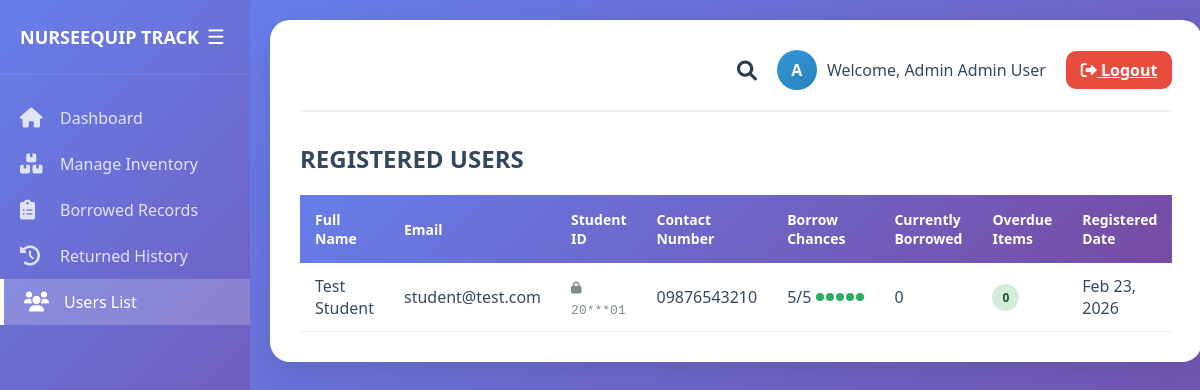
The page /users_list.php (signed in) on the database its author committed.
### tables this page shows
CREATE TABLE users (
    id INT PRIMARY KEY AUTO_INCREMENT,
    full_name VARCHAR(100) NOT NULL,
    email VARCHAR(100) UNIQUE NOT NULL,
    student_id VARCHAR(50) UNIQUE NOT NULL,
    password_hash VARCHAR(255) NOT NULL,
    contact_number VARCHAR(20) NOT NULL,
    borrow_chance INT DEFAULT 5,
    last_chance_reset DATE,
    created_at TIMESTAMP DEFAULT CURRENT_TIMESTAMP
);

### users_list.php (the view, shortened to what this page needs)
<?php
require_once '../includes/functions.php';
$query = "SELECT u.*,
          COUNT(CASE WHEN br.status = 'borrowed' THEN 1 END) as currently_borrowed,
          COUNT(CASE WHEN br.status = 'overdue' THEN 1 END) as overdue_items
          FROM users u
          LEFT JOIN borrowing_records br ON u.id = br.user_id
          GROUP BY u.id
          ORDER BY u.full_name";
$users = $conn->query($query);
?>
<!DOCTYPE html>
<html lang="en">
<head>
    <link rel="stylesheet" href="../assets/css/style.css">
    <link rel="stylesheet" href="https://cdnjs.cloudflare.com/ajax/libs/font-awesome/6.0.0/css/all.min.css">
</head>
<body>
    <div class="dashboard-container">
        <div class="sidebar" id="sidebar">
            <div class="sidebar-header">
                <h3>NURSEEQUIP TRACK</h3>
                <button class="menu-toggle" onclick="toggleSidebar()">☰</button>
            </div>
            <div class="sidebar-menu">
                <a href="dashboard.php" class="menu-item">
                    <i class="fas fa-home"></i>
                    <span>Dashboard</span>
                </a>
                <a href="manage_inventory.php" class="menu-item">
                    <i class="fas fa-boxes"></i>
                    <span>Manage Inventory</span>
                </a>
                <a href="borrowed_records.php" class="menu-item">
                    <i class="fas fa-clipboard-list"></i>
                    <span>Borrowed Records</span>
                </a>
                <a href="returned_history.php" class="menu-item">
                    <i class="fas fa-history"></i>
                    <span>Returned History</span>
                </a>
                <a href="users_list.php" class="menu-item active">
                    <i class="fas fa-users"></i>
                    <span>Users List</span>
                </a>
            </div>
        </div>
        <div class="main-content" id="mainContent">
            <div class="content-wrapper">
                <div class="top-bar">
                    <div class="top-bar-right">
                        <div class="info-icon" onclick="showInfo()">
                            <i class="fas fa-search"></i>
                        </div>
                        <div class="user-info">
                            <div class="user-avatar">
                                <?php echo strtoupper(substr($_SESSION['admin_name'], 0, 1)); ?>
                            </div>
                            <span>Welcome, Admin <?php echo htmlspecialchars($_SESSION['admin_name']); ?></span>
                        </div>
                        <a href="../auth/logout.php" class="btn btn-danger" style="padding: 8px 15px;">
                            <i class="fas fa-sign-out-alt"></i> Logout
                        </a>
                    </div>
                </div>
                <h2>REGISTERED USERS</h2>
                <div class="table-responsive">
                    <table>
                        <thead>
                            <tr>
                                <th>Full Name</th>
                                <th>Email</th>
                                <th>Student ID</th>
                                <th>Contact Number</th>
                                <th>Borrow Chances</th>
                                <th>Currently Borrowed</th>
                                <th>Overdue Items</th>
                                <th>Registered Date</th>
                            </tr>
                        </thead>
                        <tbody>
                            <?php while ($user = $users->fetch_assoc()): ?>
                                <tr>
                                    <td><?php echo htmlspecialchars($user['full_name']); ?></td>
                                    <td><?php echo htmlspecialchars($user['email']); ?></td>
                                    <td>
                                        <span style="font-family: monospace; color: #7f8c8d;" title="Hidden for security - used as password">
                                            <i class="fas fa-lock" style="font-size: 12px; margin-right: 5px;"></i>
                                            <?php
                                            $id = $user['student_id'];
                                            if (strlen($id) > 4) {
                                                $hidden = substr($id, 0, 2) . str_repeat('*', strlen($id) - 4) . substr($id, -2);
                                            } else {
                                                $hidden = str_repeat('*', strlen($id));
                                            }
                                            echo $hidden;
                                            ?>
                                        </span>
                                    </td>
                                    <td><?php echo htmlspecialchars($user['contact_number']); ?></td>
                                    <td>
                                        <div style="display: flex; align-items: center; gap: 5px;">
                                            <?php echo $user['borrow_chance']; ?>/<?php echo MAX_BORROW_PER_WEEK; ?>
                                            <div style="display: flex; gap: 2px;">
                                                <?php for($i = 1; $i <= MAX_BORROW_PER_WEEK; $i++): ?>
                                                    <div style="width: 8px; height: 8px; border-radius: 50%; background: <?php echo $i <= $user['borrow_chance'] ? '#27ae60' : '#e74c3c'; ?>;"></div>
                                                <?php endfor; ?>
                                            </div>
                                        </div>
                                    </td>
                                    <td><?php echo $user['currently_borrowed']; ?></td>
                                    <td>
                                        <?php if ($user['overdue_items'] > 0): ?>
                                            <span class="status-badge overdue"><?php echo $user['overdue_items']; ?> overdue</span>
                                        <?php else: ?>
                                            <span class="status-badge returned">0</span>
                                        <?php endif; ?>
                                    </td>
                                    <td><?php echo date('M d, Y', strtotime($user['created_at'])); ?></td>
                                </tr>
                            <?php endwhile; ?>
                        </tbody>
                    </table>
                </div>
            </div>
        </div>
    </div>
</body>
</html>

### style.css (style rules this page uses)
:root { --primary-color: #2c3e50; --secondary-color: #3498db; --success-color: #27ae60; --danger-color: #e74c3c; --warning-color: #f39c12; --light-bg: #ecf0f1; --dark-text: #34495e; --sidebar-width: 250px; --sidebar-collapsed-width: 70px; }
* { margin: 0; padding: 0; box-sizing: border-box; }
body { font-family: 'Segoe UI', Tahoma, Geneva, Verdana, sans-serif; background: linear-gradient(135deg, #667eea 0%, #764ba2 100%); min-height: 100vh; color: var(--dark-text); }
.btn { padding: 12px 25px; border: none; border-radius: 10px; font-size: 16px; font-weight: 600; cursor: pointer; transition: all 0.3s ease; }
.btn-danger { background: var(--danger-color); color: white; }
.dashboard-container { display: flex; min-height: 100vh; }
.sidebar { width: var(--sidebar-width); background: linear-gradient(135deg, #667eea 0%, #764ba2 100%); color: white; transition: all 0.3s ease; position: fixed; height: 100vh; overflow-y: auto; z-index: 1000; }
.sidebar-header { padding: 20px; display: flex; align-items: center; justify-content: space-between; border-bottom: 1px solid rgba(255, 255, 255, 0.1); }
.sidebar-header h3 { font-size: 18px; font-weight: 600; white-space: nowrap; overflow: hidden; text-overflow: ellipsis; }
.menu-toggle { background: none; border: none; color: white; font-size: 20px; cursor: pointer; padding: 5px; border-radius: 5px; transition: background 0.3s ease; }
.sidebar-menu { padding: 20px 0; }
.menu-item { padding: 12px 20px; display: flex; align-items: center; color: rgba(255, 255, 255, 0.8); text-decoration: none; transition: all 0.3s ease; white-space: nowrap; }
.menu-item.active { background: rgba(255, 255, 255, 0.2); color: white; border-left: 4px solid white; }
.menu-item i { font-size: 20px; margin-right: 15px; min-width: 25px; }
.main-content { flex: 1; margin-left: var(--sidebar-width); padding: 20px; transition: all 0.3s ease; background: linear-gradient(135deg, #667eea 0%, #764ba2 100%); min-height: 100vh; }
.content-wrapper { background: white; border-radius: 20px; padding: 30px; box-shadow: 0 10px 30px rgba(0, 0, 0, 0.1); animation: fadeIn 0.5s ease; }
.top-bar { display: flex; justify-content: flex-end; align-items: center; margin-bottom: 30px; padding-bottom: 20px; border-bottom: 2px solid var(--light-bg); }
.top-bar-right { display: flex; align-items: center; gap: 20px; }
.info-icon { font-size: 20px; color: var(--primary-color); cursor: pointer; transition: color 0.3s ease; }
.user-info { display: flex; align-items: center; gap: 10px; color: var(--dark-text); }
.user-avatar { width: 40px; height: 40px; border-radius: 50%; background: linear-gradient(135deg, var(--secondary-color), #2980b9); color: white; display: flex; align-items: center; justify-content: center; font-weight: 600; font-size: 16px; }
.table-responsive { overflow-x: auto; }
table { width: 100%; border-collapse: collapse; margin-top: 20px; }
table thead { background: linear-gradient(135deg, #667eea 0%, #764ba2 100%); color: white; }
table th { padding: 15px; text-align: left; font-weight: 600; font-size: 14px; }
table td { padding: 12px 15px; border-bottom: 1px solid #ecf0f1; }
.status-badge { padding: 5px 10px; border-radius: 20px; font-size: 12px; font-weight: 600; display: inline-block; }
.status-badge.returned { background: #d4edda; color: #155724; }

### rows shown on the page
users: full_name "Test Student", email "student@test.com", student "20***01", contact_number "09876543210", borrow_chance "5", currently_borrowed "0", created_at "Feb 23, 2026"

### other values the page prints
substr($_SESSION['admin_name'], 0, 1) "A"
$_SESSION['admin_name'] "Admin User"
